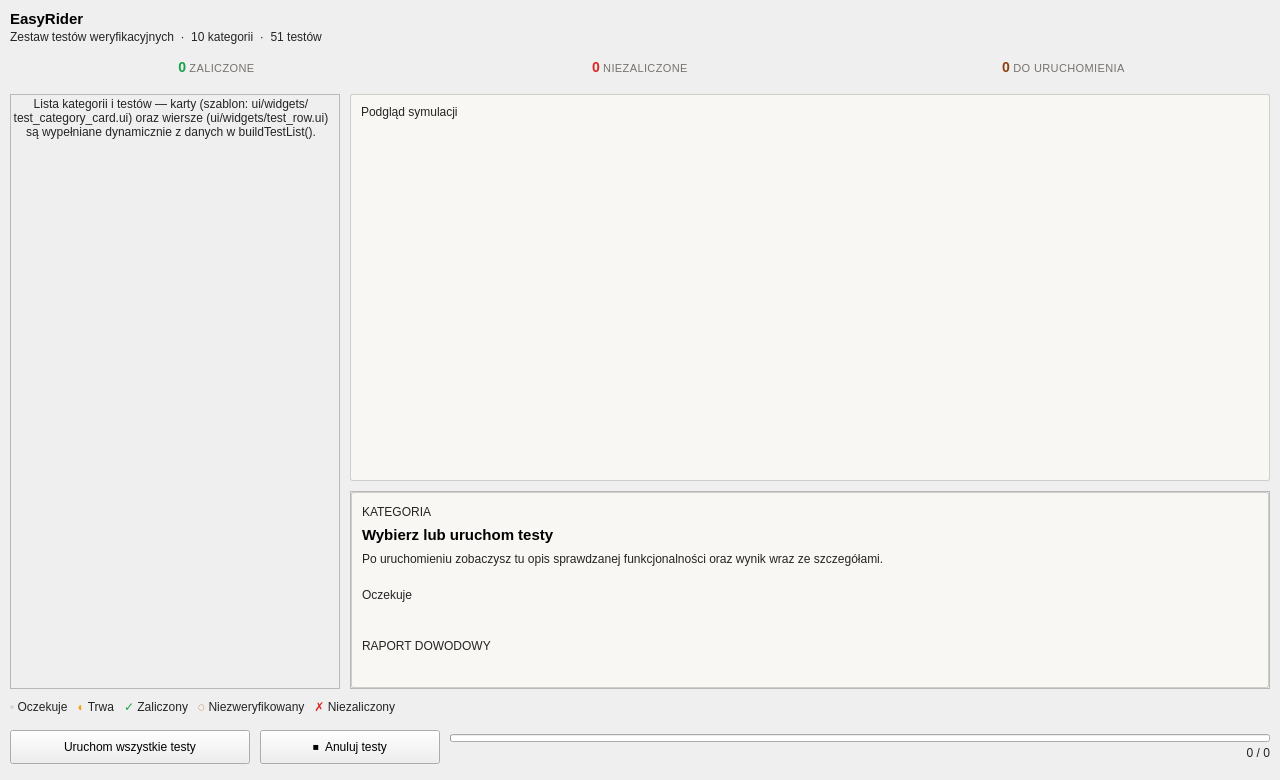
<?xml version='1.0' encoding='utf-8'?>
<ui version="4.0">
 <class>TestWindow</class>
 <widget class="QMainWindow" name="TestWindow">
  <property name="geometry">
   <rect>
    <x>0</x>
    <y>0</y>
    <width>1280</width>
    <height>780</height>
   </rect>
  </property>
  <property name="windowTitle">
   <string>EasyRider — Testy</string>
  </property>
  <widget class="QWidget" name="centralwidget">
   <layout class="QVBoxLayout" name="rootLayout" stretch="0,0,1,0,0">
    <property name="spacing">
     <number>10</number>
    </property>
    <property name="leftMargin">
     <number>10</number>
    </property>
    <property name="topMargin">
     <number>10</number>
    </property>
    <property name="rightMargin">
     <number>10</number>
    </property>
    <property name="bottomMargin">
     <number>10</number>
    </property>
    <item>
     <layout class="QHBoxLayout" name="headerRow">
      <item>
       <layout class="QVBoxLayout" name="headerLeft">
        <property name="spacing">
         <number>2</number>
        </property>
        <item>
         <widget class="QLabel" name="titleLabel">
          <property name="text">
           <string>EasyRider</string>
          </property>
          <property name="styleSheet">
           <string>font-size:15px; font-weight:600;</string>
          </property>
         </widget>
        </item>
        <item>
         <widget class="QLabel" name="subLabel">
          <property name="text">
           <string>Zestaw testów weryfikacyjnych  ·  10 kategorii  ·  51 testów</string>
          </property>
          <property name="styleSheet">
           <string>color:#242424; background:transparent;</string>
          </property>
         </widget>
        </item>
       </layout>
      </item>
      <item>
       <spacer name="headerSpacer">
        <property name="orientation">
         <enum>Qt::Horizontal</enum>
        </property>
        <property name="sizeHint" stdset="0">
         <size>
          <width>40</width>
          <height>20</height>
         </size>
        </property>
       </spacer>
      </item>
     </layout>
    </item>
    <item>
     <layout class="QHBoxLayout" name="cardsRow">
      <property name="spacing">
       <number>10</number>
      </property>
      <item>
       <widget class="QLabel" name="passCard">
        <property name="text">
         <string>&lt;div style='line-height:1.15'&gt;&lt;span style='font-size:14px;font-weight:700;color:#16a34a'&gt;0&lt;/span&gt;  &lt;span style='font-size:11px;color:#78716c;letter-spacing:0.4px'&gt;ZALICZONE&lt;/span&gt;&lt;/div&gt;</string>
        </property>
        <property name="alignment">
         <set>Qt::AlignCenter</set>
        </property>
        <property name="minimumSize">
         <size>
          <width>0</width>
          <height>30</height>
         </size>
        </property>
        <property name="maximumSize">
         <size>
          <width>16777215</width>
          <height>30</height>
         </size>
        </property>
        <property name="styleSheet">
         <string>background:transparent; color:#242424;</string>
        </property>
       </widget>
      </item>
      <item>
       <widget class="QLabel" name="failCard">
        <property name="text">
         <string>&lt;div style='line-height:1.15'&gt;&lt;span style='font-size:14px;font-weight:700;color:#dc2626'&gt;0&lt;/span&gt;  &lt;span style='font-size:11px;color:#78716c;letter-spacing:0.4px'&gt;NIEZALICZONE&lt;/span&gt;&lt;/div&gt;</string>
        </property>
        <property name="alignment">
         <set>Qt::AlignCenter</set>
        </property>
        <property name="minimumSize">
         <size>
          <width>0</width>
          <height>30</height>
         </size>
        </property>
        <property name="maximumSize">
         <size>
          <width>16777215</width>
          <height>30</height>
         </size>
        </property>
        <property name="styleSheet">
         <string>background:transparent; color:#242424;</string>
        </property>
       </widget>
      </item>
      <item>
       <widget class="QLabel" name="pendCard">
        <property name="text">
         <string>&lt;div style='line-height:1.15'&gt;&lt;span style='font-size:14px;font-weight:700;color:#92400e'&gt;0&lt;/span&gt;  &lt;span style='font-size:11px;color:#78716c;letter-spacing:0.4px'&gt;DO URUCHOMIENIA&lt;/span&gt;&lt;/div&gt;</string>
        </property>
        <property name="alignment">
         <set>Qt::AlignCenter</set>
        </property>
        <property name="minimumSize">
         <size>
          <width>0</width>
          <height>30</height>
         </size>
        </property>
        <property name="maximumSize">
         <size>
          <width>16777215</width>
          <height>30</height>
         </size>
        </property>
        <property name="styleSheet">
         <string>background:transparent; color:#242424;</string>
        </property>
       </widget>
      </item>
     </layout>
    </item>
    <item>
     <layout class="QHBoxLayout" name="splitRow">
      <property name="spacing">
       <number>10</number>
      </property>
      <item>
       <widget class="QScrollArea" name="listScroll">
        <property name="widgetResizable">
         <bool>true</bool>
        </property>
        <widget class="QWidget" name="listContents">
         <property name="geometry">
          <rect>
           <x>0</x>
           <y>0</y>
           <width>438</width>
           <height>600</height>
          </rect>
         </property>
         <layout class="QVBoxLayout" name="listContentsLayout">
          <property name="spacing">
           <number>10</number>
          </property>
          <property name="leftMargin">
           <number>2</number>
          </property>
          <property name="topMargin">
           <number>2</number>
          </property>
          <property name="rightMargin">
           <number>10</number>
          </property>
          <property name="bottomMargin">
           <number>2</number>
          </property>
          <item>
           <widget class="QLabel" name="listPlaceholder">
            <property name="text">
             <string>Lista kategorii i testów — karty (szablon: ui/widgets/test_category_card.ui) oraz wiersze (ui/widgets/test_row.ui) są wypełniane dynamicznie z danych w buildTestList().</string>
            </property>
            <property name="alignment">
             <set>Qt::AlignCenter</set>
            </property>
            <property name="wordWrap">
             <bool>true</bool>
            </property>
            <property name="styleSheet">
             <string>color:#242424; background:transparent;</string>
            </property>
           </widget>
          </item>
          <item>
           <spacer name="listSpacer">
            <property name="orientation">
             <enum>Qt::Vertical</enum>
            </property>
            <property name="sizeHint" stdset="0">
             <size>
              <width>20</width>
              <height>400</height>
             </size>
            </property>
           </spacer>
          </item>
         </layout>
        </widget>
        <property name="minimumSize">
         <size>
          <width>290</width>
          <height>0</height>
         </size>
        </property>
        <property name="maximumSize">
         <size>
          <width>330</width>
          <height>16777215</height>
         </size>
        </property>
       </widget>
      </item>
      <item>
       <layout class="QVBoxLayout" name="rightColumn" stretch="1,0">
        <property name="spacing">
         <number>10</number>
        </property>
        <item>
         <widget class="QFrame" name="previewCard">
          <property name="frameShape">
           <enum>QFrame::StyledPanel</enum>
          </property>
          <layout class="QVBoxLayout" name="previewCardLayout" stretch="0,1">
           <property name="spacing">
            <number>8</number>
           </property>
           <property name="leftMargin">
            <number>10</number>
           </property>
           <property name="topMargin">
            <number>10</number>
           </property>
           <property name="rightMargin">
            <number>10</number>
           </property>
           <property name="bottomMargin">
            <number>10</number>
           </property>
           <item>
            <widget class="QLabel" name="previewHeader">
             <property name="styleSheet">
              <string>color:#242424; background:transparent;</string>
             </property>
             <property name="text">
              <string>Podgląd symulacji</string>
             </property>
            </widget>
           </item>
           <item>
            <widget class="TestPreviewView" name="preview" native="true">
             <property name="minimumSize">
              <size>
               <width>0</width>
               <height>260</height>
              </size>
             </property>
            </widget>
           </item>
          </layout>
          <property name="styleSheet">
           <string>QFrame#previewCard { background:#F8F7F4; border:1px solid #D0CEC8; border-radius:2px; }</string>
          </property>
         </widget>
        </item>
        <item>
         <widget class="QScrollArea" name="detailScroll">
          <property name="widgetResizable">
           <bool>true</bool>
          </property>
          <property name="horizontalScrollBarPolicy">
           <enum>Qt::ScrollBarAlwaysOff</enum>
          </property>
          <property name="minimumSize">
           <size>
            <width>0</width>
            <height>130</height>
           </size>
          </property>
          <property name="maximumSize">
           <size>
            <width>16777215</width>
            <height>210</height>
           </size>
          </property>
          <widget class="QFrame" name="detailCard">
           <property name="frameShape">
            <enum>QFrame::StyledPanel</enum>
           </property>
           <layout class="QVBoxLayout" name="detailCardLayout">
            <property name="spacing">
             <number>6</number>
            </property>
            <property name="leftMargin">
             <number>10</number>
            </property>
            <property name="topMargin">
             <number>10</number>
            </property>
            <property name="rightMargin">
             <number>10</number>
            </property>
            <property name="bottomMargin">
             <number>10</number>
            </property>
            <item>
             <widget class="QLabel" name="curCat">
              <property name="text">
               <string>KATEGORIA</string>
              </property>
              <property name="styleSheet">
               <string>color:#242424; background:transparent;</string>
              </property>
             </widget>
            </item>
            <item>
             <widget class="QLabel" name="curTitle">
              <property name="text">
               <string>Wybierz lub uruchom testy</string>
              </property>
              <property name="wordWrap">
               <bool>true</bool>
              </property>
              <property name="styleSheet">
               <string>font-size:15px; font-weight:600;</string>
              </property>
             </widget>
            </item>
            <item>
             <widget class="QLabel" name="curDesc">
              <property name="text">
               <string>Po uruchomieniu zobaczysz tu opis sprawdzanej funkcjonalności oraz wynik wraz ze szczegółami.</string>
              </property>
              <property name="wordWrap">
               <bool>true</bool>
              </property>
              <property name="styleSheet">
               <string>color:#242424; background:transparent;</string>
              </property>
             </widget>
            </item>
            <item>
             <layout class="QHBoxLayout" name="statusRow">
              <property name="topMargin">
               <number>8</number>
              </property>
              <item>
               <widget class="QLabel" name="curStatus">
                <property name="minimumSize">
                 <size>
                  <width>0</width>
                  <height>28</height>
                 </size>
                </property>
                <property name="maximumSize">
                 <size>
                  <width>16777215</width>
                  <height>28</height>
                 </size>
                </property>
                <property name="text">
                 <string>Oczekuje</string>
                </property>
                <property name="styleSheet">
                 <string>color:#242424; background:transparent;</string>
                </property>
               </widget>
              </item>
              <item>
               <spacer name="statusSpacer">
                <property name="orientation">
                 <enum>Qt::Horizontal</enum>
                </property>
                <property name="sizeHint" stdset="0">
                 <size>
                  <width>40</width>
                  <height>20</height>
                 </size>
                </property>
               </spacer>
              </item>
             </layout>
            </item>
            <item>
             <widget class="QLabel" name="curDetail">
              <property name="text">
               <string />
              </property>
              <property name="wordWrap">
               <bool>true</bool>
              </property>
              <property name="styleSheet">
               <string>color:#242424; background:transparent;</string>
              </property>
             </widget>
            </item>
            <item>
             <widget class="QLabel" name="evidenceTitle">
              <property name="text">
               <string>RAPORT DOWODOWY</string>
              </property>
              <property name="styleSheet">
               <string>color:#242424; background:transparent;</string>
              </property>
             </widget>
            </item>
            <item>
             <widget class="QLabel" name="evidenceText">
              <property name="text">
               <string />
              </property>
              <property name="wordWrap">
               <bool>true</bool>
              </property>
              <property name="alignment">
               <set>Qt::AlignLeading|Qt::AlignLeft|Qt::AlignTop</set>
              </property>
              <property name="textInteractionFlags">
               <set>Qt::TextSelectableByMouse</set>
              </property>
              <property name="styleSheet">
               <string>color:#242424; background:transparent;</string>
              </property>
             </widget>
            </item>
           </layout>
           <property name="styleSheet">
            <string>QFrame#detailCard { background:#F8F7F4; border:1px solid #D0CEC8; border-radius:2px; }</string>
           </property>
          </widget>
         </widget>
        </item>
       </layout>
      </item>
     </layout>
    </item>
    <item>
     <widget class="QLabel" name="legendLabel">
      <property name="text">
       <string>&lt;span style='color:#d6d3d1; font-weight:700'&gt;•&lt;/span&gt; Oczekuje &amp;nbsp;&amp;nbsp;&lt;span style='color:#f59e0b; font-weight:700'&gt;◐&lt;/span&gt; Trwa &amp;nbsp;&amp;nbsp;&lt;span style='color:#16a34a; font-weight:800'&gt;✓&lt;/span&gt; Zaliczony &amp;nbsp;&amp;nbsp;&lt;span style='color:#b45309; font-weight:800'&gt;◌&lt;/span&gt; Niezweryfikowany &amp;nbsp;&amp;nbsp;&lt;span style='color:#dc2626; font-weight:800'&gt;✗&lt;/span&gt; Niezaliczony</string>
      </property>
      <property name="styleSheet">
       <string>color:#242424; background:transparent;</string>
      </property>
     </widget>
    </item>
    <item>
     <layout class="QHBoxLayout" name="footerRow">
      <item>
       <widget class="QPushButton" name="runBtn">
        <property name="cursor">
         <cursorShape>PointingHandCursor</cursorShape>
        </property>
        <property name="minimumSize">
         <size>
          <width>240</width>
          <height>34</height>
         </size>
        </property>
        <property name="maximumSize">
         <size>
          <width>16777215</width>
          <height>34</height>
         </size>
        </property>
        <property name="text">
         <string>Uruchom wszystkie testy</string>
        </property>
       </widget>
      </item>
      <item>
       <widget class="QPushButton" name="cancelBtn">
        <property name="visible">
         <bool>false</bool>
        </property>
        <property name="cursor">
         <cursorShape>PointingHandCursor</cursorShape>
        </property>
        <property name="minimumSize">
         <size>
          <width>180</width>
          <height>34</height>
         </size>
        </property>
        <property name="maximumSize">
         <size>
          <width>16777215</width>
          <height>34</height>
         </size>
        </property>
        <property name="text">
         <string>⏹  Anuluj testy</string>
        </property>
       </widget>
      </item>
      <item>
       <layout class="QVBoxLayout" name="progressBox">
        <property name="spacing">
         <number>4</number>
        </property>
        <item>
         <spacer name="progTop">
          <property name="orientation">
           <enum>Qt::Vertical</enum>
          </property>
          <property name="sizeHint" stdset="0">
           <size>
            <width>20</width>
            <height>10</height>
           </size>
          </property>
         </spacer>
        </item>
        <item>
         <widget class="QProgressBar" name="progress">
          <property name="minimumSize">
           <size>
            <width>0</width>
            <height>8</height>
           </size>
          </property>
          <property name="maximumSize">
           <size>
            <width>16777215</width>
            <height>8</height>
           </size>
          </property>
          <property name="value">
           <number>0</number>
          </property>
          <property name="textVisible">
           <bool>false</bool>
          </property>
         </widget>
        </item>
        <item>
         <widget class="QLabel" name="progressLabel">
          <property name="text">
           <string>0 / 0</string>
          </property>
          <property name="alignment">
           <set>Qt::AlignRight|Qt::AlignTrailing|Qt::AlignVCenter</set>
          </property>
          <property name="styleSheet">
           <string>color:#242424; background:transparent;</string>
          </property>
         </widget>
        </item>
        <item>
         <spacer name="progBottom">
          <property name="orientation">
           <enum>Qt::Vertical</enum>
          </property>
          <property name="sizeHint" stdset="0">
           <size>
            <width>20</width>
            <height>10</height>
           </size>
          </property>
         </spacer>
        </item>
       </layout>
      </item>
     </layout>
    </item>
   </layout>
  </widget>
 </widget>
 <customwidgets>
  <customwidget>
   <class>TestPreviewView</class>
   <extends>QWidget</extends>
   <header>TestPreviewView.h</header>
   <container>1</container>
  </customwidget>
 </customwidgets>
 <resources />
 <connections />
</ui>
